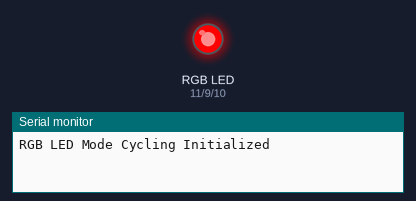
The sketch below on a simulated Arduino Uno, built with avr-gcc and run on an emulated ATmega328P. Shown: an RGB LED mixed from three pins (HIGH = lit), the last lines printed to the serial monitor.

Above: at 0.5 s.
At 2.5 s:
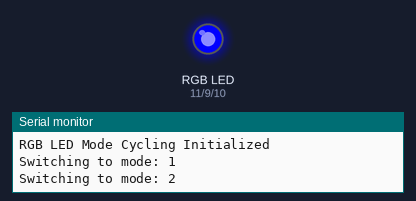
At 3.5 s:
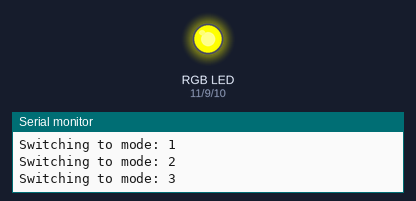
At 4.5 s:
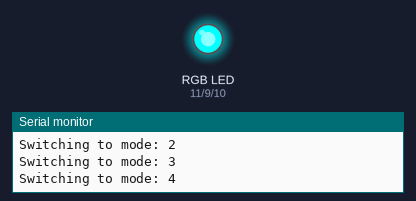
At 6.5 s:
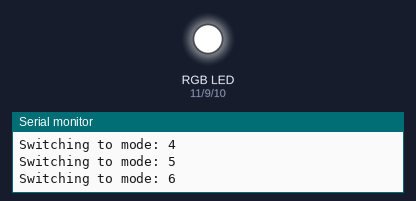
At 8.5 s:
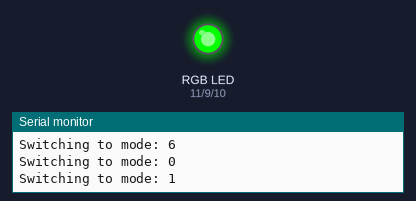
Timing chart, 0 to 9.1 s (numbered marks = the images above):
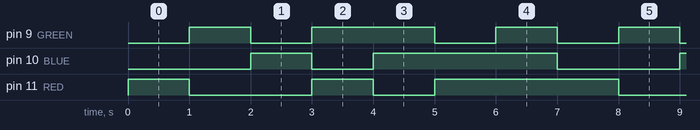

Measured:
- by itself, pin 9 (GREEN): repeats every 7.0 s: LOW 1.0 s, HIGH 2.0 s, 2 × (LOW 1.0 s, HIGH 1.0 s)
- by itself, pin 10 (BLUE): repeats every 7.0 s: LOW 1.0 s, HIGH 3.0 s, LOW 2.0 s, HIGH 1.0 s
- by itself, pin 11 (RED): repeats every 7.0 s: LOW 2.0 s, HIGH 1.0 s, LOW 1.0 s, HIGH 3.0 s

The sketch:

RGB.ino
```cpp
// Define RGB LED pins
#define RED 11
#define BLUE 10
#define GREEN 9

int mode = 0; // Current color mode
unsigned long lastChangeTime = 0;
const int changeInterval = 1000;
void setup() {
  // Initialize LED pins as output
  pinMode(RED, OUTPUT);
  pinMode(BLUE, OUTPUT);
  pinMode(GREEN, OUTPUT);

  // Start with all LEDs off
  analogWrite(RED, 0);
  analogWrite(BLUE, 0);
  analogWrite(GREEN, 0);

  Serial.begin(9600);
  Serial.println("RGB LED Mode Cycling Initialized");
}

void loop() {
  unsigned long currentTime = millis();

  if (currentTime - lastChangeTime >= changeInterval) {
    mode = (mode + 1) % 7; // Cycle through 7 modes
    lastChangeTime = currentTime;

    Serial.print("Switching to mode: ");
    Serial.println(mode);
  }

  // Set LED colors based on the current mode
  switch (mode) {
    case 0: // Red
      setColor(255, 0, 0);
      break;
    case 1: // Green
      setColor(0, 255, 0);
      break;
    case 2: // Blue
      setColor(0, 0, 255);
      break;
    case 3: // Yellow
      setColor(255, 255, 0);
      break;
    case 4: // Cyan
      setColor(0, 255, 255);
      break;
    case 5: // Magenta
      setColor(255, 0, 255);
      break;
    case 6: // White
      setColor(255, 255, 255);
      break;
  }
}

void setColor(int redValue, int greenValue, int blueValue) {
  analogWrite(RED, redValue);
  analogWrite(GREEN, greenValue);
  analogWrite(BLUE, blueValue);
}
```
